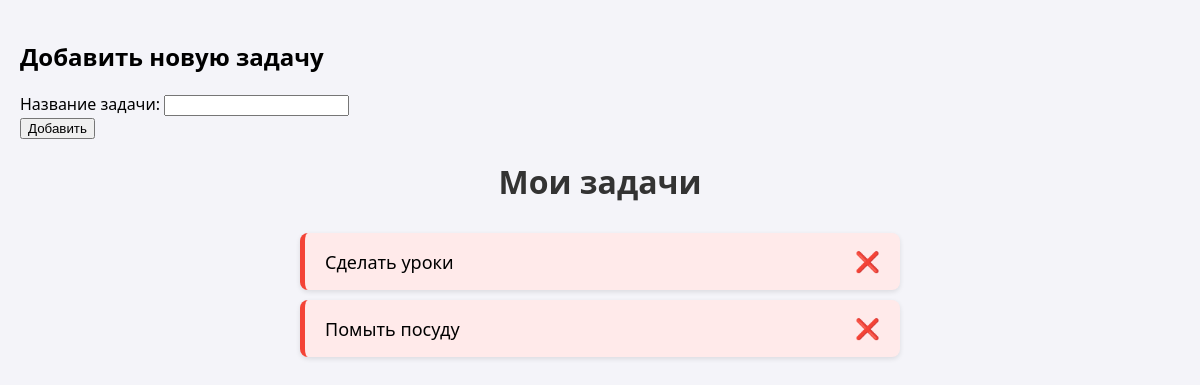
The app's page /, older data.
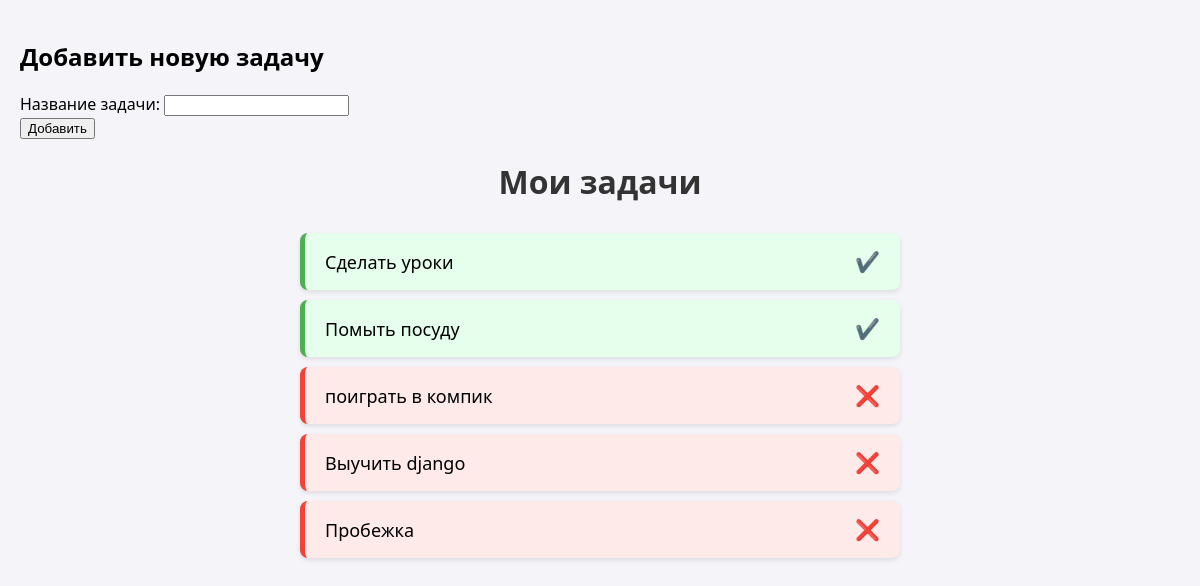
The same page, newer data.
### tasks/models.py (models this page shows, shortened)
class Task(models.Model):
    title = models.CharField('Название задачи', max_length=200)
    description = models.TextField('Описание', blank=True, null=True)
    completed = models.BooleanField('Выполнено', default=False)
    created_at = models.DateTimeField('Дата создания', auto_now_add=True)

### tasks/views.py (the view)
# urls.py: 2. Add a URL to urlpatterns:  path('', views.home, name='home')
def home(request):
    tasks = Task.objects.all()
    form = TaskForm()
    return render(request, 'home.html',
    {'tasks' : tasks, 'form' : form} )

### tasks/forms.py
class TaskForm(forms.ModelForm):
    class Meta:
        model = Task
        fields = ['title']

### tasks/templates/home.html (shortened to what this page needs)
<!DOCTYPE html>
<html lang="ru">
<head>
</head>
<body>
<h2>Добавить новую задачу</h2>
<form action="create/" method="post">
    {{ form }}
    <button> Добавить </button>
</form>
<h1>Мои задачи</h1>
<div class="task-list">
    {% for task in tasks %}
        <div class="task {% if task.completed %}completed{% else %}not-completed{% endif %}">
            <span>{{ task.title }}</span>
            <span class="status">{% if task.completed %}✔️{% else %}❌{% endif %}</span>
        </div>
    {% endfor %}
</div>
</body>
</html>

### tasks/templates/home.html (style rules this page uses)
body { font-family: 'Segoe UI', Tahoma, Geneva, Verdana, sans-serif; background-color: #f4f4f9; margin: 0; padding: 20px; }
h1 { text-align: center; color: #333; margin-bottom: 30px; }
.task-list { max-width: 600px; margin: 0 auto; }
.task { background-color: white; border-radius: 8px; padding: 15px 20px; margin-bottom: 10px; box-shadow: 0 2px 5px rgba(0, 0, 0, 0.1); display: flex; justify-content: space-between; align-items: center; font-size: 18px; }
.task.completed { background-color: #e6ffed; border-left: 5px solid #4caf50; }
.task.not-completed { background-color: #ffeaea; border-left: 5px solid #f44336; }
.status { font-size: 20px; }

Row changes from the older to the newer data that the page shows:
changed Task "Сделать уроки": completed "❌" → "✔️"
changed Task "Помыть посуду": completed "❌" → "✔️"
added Task: title "поиграть в компик"
added Task: title "Выучить django"
added Task: title "Пробежка"
